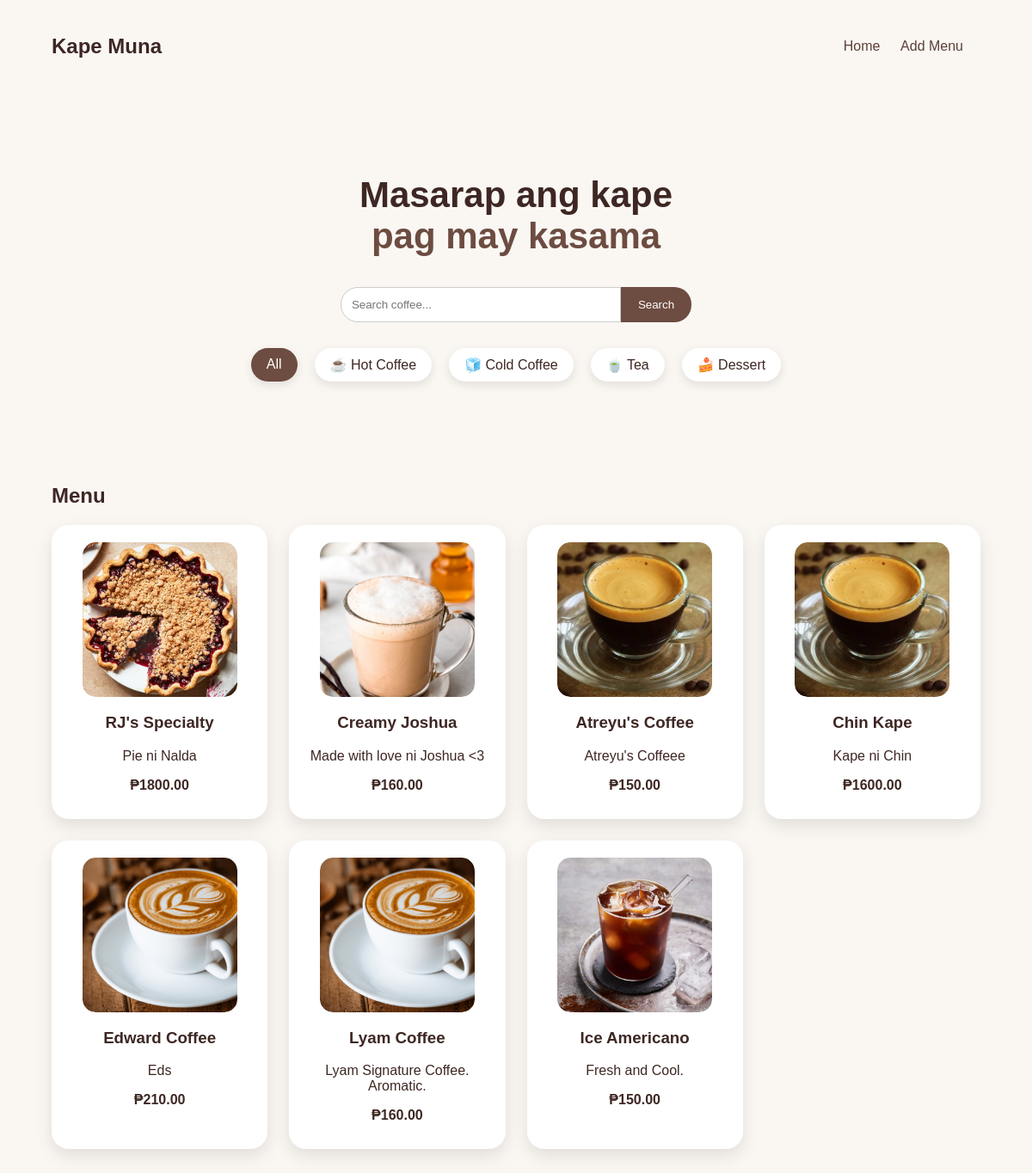
Page /menu.php (signed in) on the committed database.
### tables this page shows
CREATE TABLE `menu_items` (
  `item_id` int(11) NOT NULL,
  `category_id` int(11) DEFAULT NULL,
  `item_name` varchar(100) DEFAULT NULL,
  `description` text DEFAULT NULL,
  `price` decimal(10,2) DEFAULT NULL,
  `image_url` varchar(255) DEFAULT NULL,
  `is_available` tinyint(1) DEFAULT 1
);

### menu.php (the view, shortened to what this page needs)
<?php
require "db.php";
$role = $_SESSION["user"]["role"] ?? null;
?>
<!DOCTYPE html>
<html lang="en">
<head>
  <link rel="stylesheet" href="menu-style.css">
</head>
<body>
<header class="navbar">
  <h2 class="logo">Kape Muna</h2>
  <nav>
    <a href="home.php">Home</a>
    <?php if (in_array($role, ['admin','manager'])): ?>
      <a href="menu_admin.php">Add Menu</a>
    <?php endif; ?>
  </nav>
</header>
<section class="hero">
  <h1>Masarap ang kape<br><span>pag may kasama</span></h1>
  <div class="search-box">
    <input type="text" id="searchInput" placeholder="Search coffee..." oninput="searchMenu(this.value)">
    <button onclick="searchMenuButton()">Search</button>
  </div>
  <div class="categories">
    <div class="category-pill active" onclick="filterCategory('All', this)">All</div>
    <div class="category-pill" onclick="filterCategory('Hot Coffee', this)">☕ Hot Coffee</div>
    <div class="category-pill" onclick="filterCategory('Cold Coffee', this)">🧊 Cold Coffee</div>
    <div class="category-pill" onclick="filterCategory('Tea', this)">🍵 Tea</div>
    <div class="category-pill" onclick="filterCategory('Dessert', this)">🍰 Dessert</div>
  </div>
</section>
<section class="menu">
  <h2>Menu</h2>
  <div class="menu-grid">
    <?php
    $sql = "SELECT m.item_id, m.item_name, m.description, m.price, m.image_url, c.category_name
            FROM menu_items m
            JOIN categories c ON m.category_id = c.category_id
            WHERE m.is_available = 1
            ORDER BY m.item_id DESC";
    $result = mysqli_query($conn, $sql);
    if ($result && mysqli_num_rows($result) > 0) {
        while ($row = mysqli_fetch_assoc($result)) {
            $id = $row['item_id'];
            $name = htmlspecialchars($row['item_name'], ENT_QUOTES);
            $price = number_format((float)$row['price'], 2, '.', '');
            $category = htmlspecialchars($row['category_name'], ENT_QUOTES);
            $image = htmlspecialchars($row['image_url'], ENT_QUOTES);
            $desc = htmlspecialchars($row['description'], ENT_QUOTES);
            echo "
            <div class='card' data-category='$category'>
              <div class='image'>
                <img src='$image' alt='$name'>
              </div>
              <h3>$name</h3>
              <p>$desc</p>
              <p class='price'>₱$price</p>
              <button onclick=\"addToCart($id, '$name', $price, '$category')\">Add to Cart</button>
            </div>";
        }
    } else {
        echo "<p>No items found.</p>";
    }
    ?>
  </div>
</section>
</body>
</html>

### menu-style.css (style rules this page uses)
body { margin: 0; font-family: 'Poppins', sans-serif; background: #faf7f3; color: #3e2723; }
.navbar { display: flex; justify-content: space-between; padding: 20px 60px; align-items: center; }
.navbar a { margin-right: 20px; text-decoration: none; color: #5d4037; }
.hero { text-align: center; padding: 60px 20px; }
.hero h1 { font-size: 42px; }
.hero span { color: #6d4c41; }
.search-box { margin: 30px auto; display: flex; justify-content: center; }
.search-box input { width: 300px; padding: 12px; border-radius: 20px 0 0 20px; border: 1px solid #ccc; }
.search-box button { padding: 12px 20px; border-radius: 0 20px 20px 0; border: none; background: #6d4c41; color: white; }
.categories { display: flex; justify-content: center; gap: 20px; margin-top: 30px; flex-wrap: wrap; }
.categories div { background: #fff; padding: 10px 18px; border-radius: 20px; box-shadow: 0 4px 12px rgba(0,0,0,0.1); cursor: pointer; }
.category-pill.active { background: #6d4c41; color: white; }
.menu { padding: 40px 60px; }
.menu-grid { display: grid; grid-template-columns: repeat(auto-fit, minmax(240px,1fr)); gap: 25px; }
.card { background: white; border-radius: 20px; padding: 20px; box-shadow: 0 8px 20px rgba(0,0,0,0.1); text-align: center; }
.image { width: 180px; height: 180px; border-radius: 15px; overflow: hidden; margin: 0 auto; display: flex; justify-content: center; align-items: center; background: #f5f5f5; }
.image img { width: 100%; height: 100%; object-fit: cover; border-radius: 15px; }
.price { font-weight: 600; margin: 10px 0; }

### menu.php (style rules this page uses)
button { background: #6d4c41; color: #fff; border: none; padding: 8px 16px; border-radius: 8px; cursor: pointer; transition: 0.3s; display: inline-block; width: auto !important; }

### rows in the picture
menu_items: image_url (picture), item_name "RJ's Specialty", description "Pie ni Nalda", price "1800.00"
menu_items: image_url (picture), item_name "Creamy Joshua", description "Made with love ni Joshua <3", price "160.00"
menu_items: image_url (picture), item_name "Atreyu's Coffee", description "Atreyu's Coffeee", price "150.00"
menu_items: image_url (picture), item_name "Chin Kape", description "Kape ni Chin", price "1600.00"
menu_items: image_url (picture), item_name "Edward Coffee", description "Eds", price "210.00"
menu_items: image_url (picture), item_name "Lyam Coffee", description "Lyam Signature Coffee. Aromatic.", price "160.00"
menu_items: image_url (picture), item_name "Ice Americano", description "Fresh and Cool.", price "150.00"
